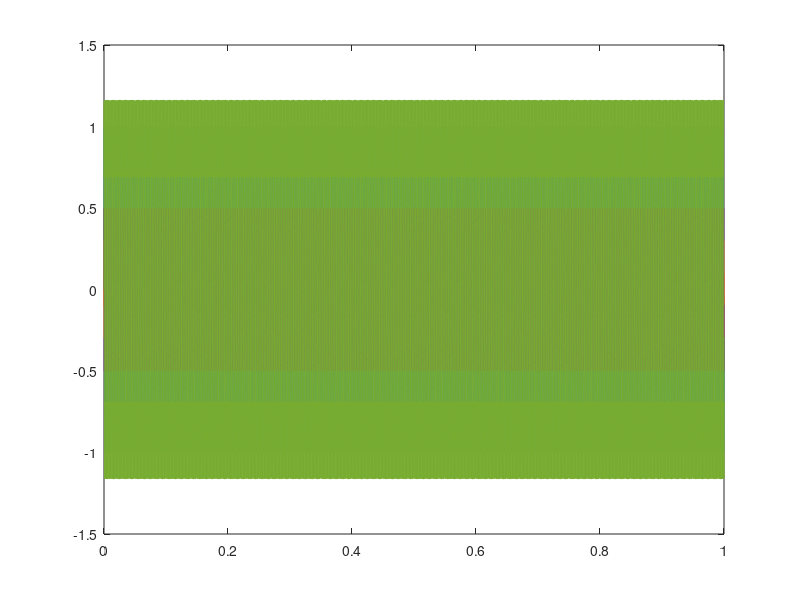

Source code (MATLAB):
A=1; %amplitude
f=440;
fs= 44100; %frequency
ts=1/44100; %time interval
t=0:ts:1-ts; %samples to 1s
phase= pi/4; %phase
y1=A*sin(2*pi*f*t);
plot(t,y1);
hold on
y2=0.1*sin(2*pi*f*7*t);
plot(t,y2);
y3=0.3*sin(2*pi*f*5*t);
plot(t,y3);
y4=0.5*sin(2*pi*f*3*t);
plot(t,y4);
y12=y1+y2;
y13=y1+y3;
y14=y1+y4;
y=y1+y2+y3+y4;
plot(t,y);

sound(y1,fs);
pause(1);
sound(y2,fs);
pause(1);
sound(y3,fs);
pause(1);
sound(y4,fs);
pause(1);
sound(y12,fs);
pause(1);
sound(y13,fs);
pause(1);
sound(y14,fs);
pause(1);
sound(y,fs);
